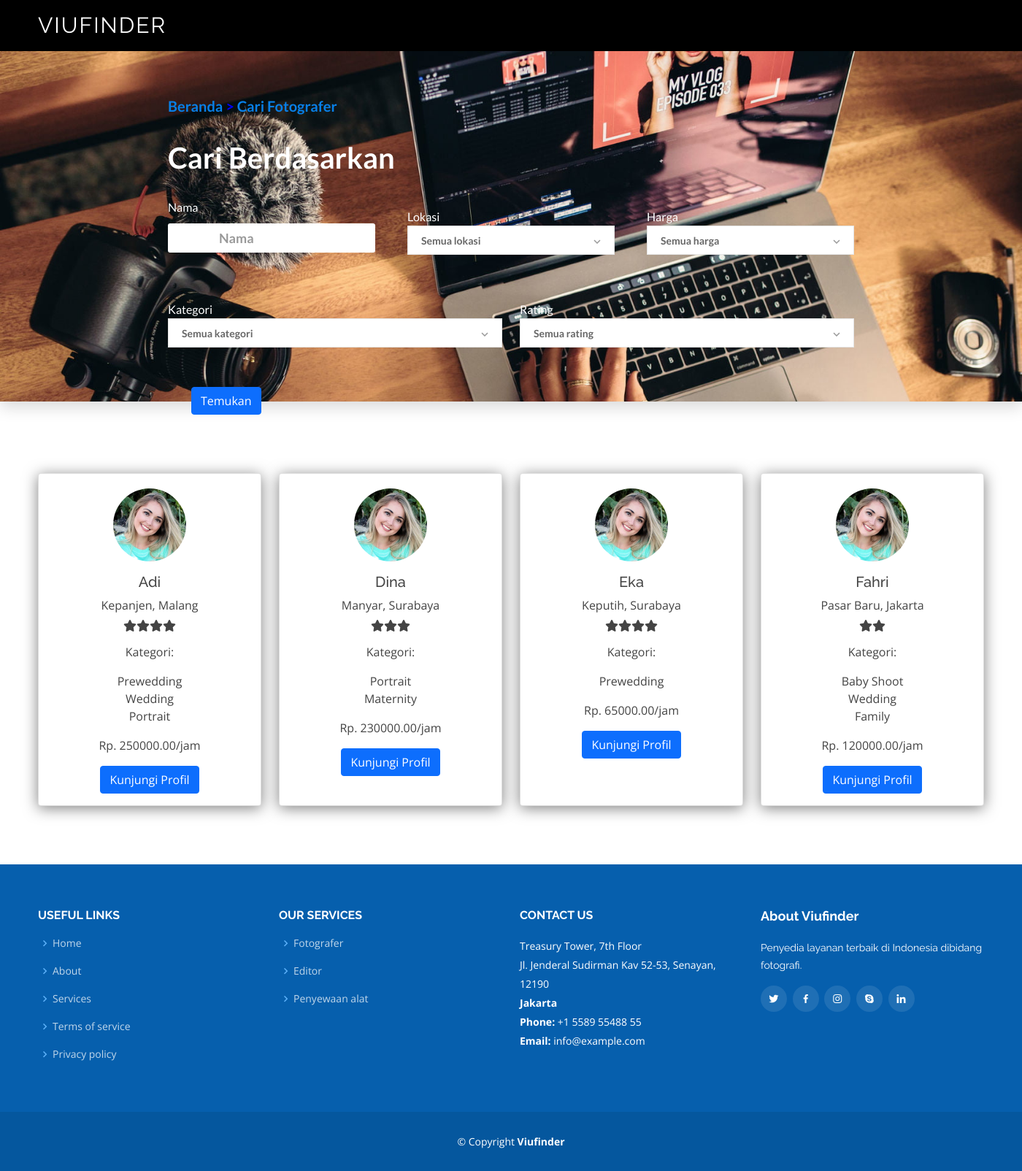
/carialat.php, run on the app's committed database.
### tables this page shows
CREATE TABLE `penyedia_jasa` (
    `pjasa_id` int(11) NOT NULL AUTO_INCREMENT,
    `pjasa_nama` varchar(100),
    `pjasa_kontak` varchar(15),
    `pjasa_alamat` varchar(1024),
    `pjasa_tempatlahir` varchar(200),
    `pjasa_tanggallahir` date,
    `pjasa_foto` mediumblob,
    `pjasa_jkel` varchar(2),
    `pjasa_email` varchar(100) NOT NULL,
    `pjasa_password` varchar(100) NOT NULL,
    `pjasa_statusaktif` varchar(100),
    PRIMARY KEY (`pjasa_id`)
);

CREATE TABLE `kategori_jasa` (
    `ktg_id` int NOT NULL AUTO_INCREMENT,
    `ktg_kategori` varchar(64),
    PRIMARY KEY (`ktg_id`)
);

### carialat.php (the view, shortened to what this page needs)
<html>
  <head>
    <link href="assets/css/main.css" rel="stylesheet" />
    <link href="https://cdn.jsdelivr.net/npm/bootstrap@5.0.2/dist/css/bootstrap.min.css" rel="stylesheet" />
    <link href="assets/vendor/animate.css/animate.min.css" rel="stylesheet" />
    <link href="assets/vendor/aos/aos.css" rel="stylesheet" />
    <link href="assets/vendor/bootstrap/css/bootstrap.min.css" rel="stylesheet" />
    <link href="assets/vendor/bootstrap-icons/bootstrap-icons.css" rel="stylesheet" />
    <link href="assets/vendor/boxicons/css/boxicons.min.css" rel="stylesheet" />
    <link href="assets/vendor/glightbox/css/glightbox.min.css" rel="stylesheet" />
    <link href="assets/vendor/remixicon/remixicon.css" rel="stylesheet" />
    <link href="assets/vendor/swiper/swiper-bundle.min.css" rel="stylesheet" />
    <link href="assets/css/style.css" rel="stylesheet">
  </head>
  <body>
    <header id="header" class="sticky-top d-flex align-items-center bg-black">
      <div class="container d-flex align-items-center justify-content-between">
        <h1 class="logo"><a href="index.php">Viufinder</a></h1>
      </div>
    </header>
    <div class="s008">
      <form>
        <div class="inner-form">
          <div class="advance-search">
            <span class="awal"><a href="index.html">Beranda</a> > <a href="carieditor.html">Cari Fotografer</a></span>
            <span class="desc">Cari Berdasarkan</span>
            <div class="row">
              <div class="input-field">
                <span>Nama</span>
                <div class="mb-3 email">
                  <input type="text" class="form-control" id="nama" aria-describedby="emailHelp" placeholder="Nama" />
                </div>
              </div>
              <div class="input-field">
                <span>Lokasi</span>
                <div class="input-select">
                  <select id="lokasi" data-trigger="" name="choices-single-defaul">
                    <option placeholder="" value="">Semua lokasi</option>
                  </select>
                </div>
              </div>
              <div class="input-field">
                <span>Harga</span>
                <div class="input-select">
                  <select id="harga" data-trigger="" name="choices-single-defaul">
                    <option placeholder="" value="">Semua harga</option>
                  </select>
                </div>
              </div>
            </div>
            <div class="row">
              <div class="col input-field">
                <span>Kategori</span>
                <div class="input-select">
                  <select id="kategori" data-trigger="" name="choices-single-defaul">
                    <option placeholder="" value="">Semua kategori</option>
                  </select>
                </div>
              </div>
              <div class="col input-field">
                <span>Rating</span>
                <div class="input-select">
                  <select id="rating" data-trigger="" name="choices-single-defaul">
                    <option placeholder="" value="">Semua rating</option>
                  </select>
                </div>
              </div>
            </div>
            <div><br></div>
          </div>
        </div>
      </form>
    </div>
    <div class="searchbutton1">
      <div class="container">
        <div class="row">
          <div class="input-field">
            <div class="group-btn">
              <button class="btn btn-primary" onclick="search()">Temukan</button>
            </div>
          </div>
        </div>
      </div>
    </div>
    <div class="foto">
      <div class="container">
        <div class="row justify-content-center">
          <div class="col lg-12 info-panel">
            <div class="row row-cols-1 row-cols-md-4 g-4">
            <?php
                include_once("database/db_connection.php");
                $name = (isset($_GET['nama'])) ? $_GET['nama'] : '';
                $category = (isset($_GET['kategori'])) ? $_GET['kategori'] : '';
                $ratingMin = (isset($_GET['minrating'])) ? $_GET['minrating'] : 0;
                $ratingMax = (isset($_GET['maxrating'])) ? $_GET['maxrating'] : 5;
                $priceMin = (isset($_GET['minharga'])) ? $_GET['minharga'] : 0;
                $priceMax = (isset($_GET['maxharga'])) ? $_GET['maxharga'] : 1000000;
                $location = (isset($_GET['lokasi'])) ? $_GET['lokasi'] : '';
                $editor = "SELECT p.pjasa_id, p.pjasa_nama, p.pjasa_alamat, p.pjasa_foto, f.*, k.* FROM penyedia_jasa AS p
                                INNER JOIN penyedia_jasa_rangkap AS r ON p.pjasa_id = r.pjasa_id
                                INNER JOIN editor as f ON r.edtr_id = f.edtr_id
                                INNER JOIN editor_kategori fk ON fk.edtr_id = f.edtr_id
                                INNER JOIN kategori_jasa k ON k.ktg_id = fk.ktg_id";
                $query = "SELECT DISTINCT(pjasa_id), pjasa_nama, pjasa_alamat, edtr_id, edtr_rating, edtr_tarif FROM ($editor) edtr
                          WHERE pjasa_nama LIKE '%$name%'
                          AND pjasa_alamat LIKE '%$location%'
                          AND edtr_rating > $ratingMin AND edtr_rating <= $ratingMax
                          AND edtr_tarif > $priceMin AND edtr_tarif <= $priceMax
                          AND ktg_kategori LIKE '%$category%'";
                $result = mysqli_query($conn, $query);
                if ($result->num_rows > 0) {
                  while($row = $result->fetch_assoc()){
                    $nama = $row['pjasa_nama'];
                    $id = $row['pjasa_id'];
                    $edtrid = $row['edtr_id'];
                    $alamat = $row['pjasa_alamat'];
                  ?>
                  <div class="col mx-auto">
                    <div class="card h-100 text-center">
                      <img src="/assets/img/blog/comments-1.jpg" width=100px height=100px class="rounded-circle mx-auto" alt="...">
                      <div class="card-body">
                        <div class="card-title">
                          <h5><?php echo $nama; ?></h5>
                          <h7><?php echo $alamat;?></h7>
                        </div>
                        <p class="card-text">
                          <?php
                            $rating = $row['edtr_rating'];
                            for ($i=0; $i < $rating; $i++) {
                              echo '<i class="fas fa-star"></i>';
                            }
                          ?>
                        </p>
                        <p>
                          <?php
                            $kategori = "SELECT ktg_kategori FROM kategori_jasa AS k
                                        INNER JOIN editor_kategori AS fk ON k.ktg_id = fk.ktg_id
                                        INNER JOIN editor AS f ON fk.edtr_id = f.edtr_id
                                        WHERE f.edtr_id = $edtrid";
                            $resultKategori = mysqli_query($conn, $kategori);
                            echo "Kategori: <br>";
                            while($rowKategori = $resultKategori->fetch_assoc()){
                              ?>
                              <div class="bd-highlight">
                                <?php echo $rowKategori['ktg_kategori']; ?>
                              </div>
                              <?php
                            }
                          ?>
                        </p>
                        <p>
                          <?php
                            $tarif = $row['edtr_tarif'];
                            echo "Rp. ".$tarif."/jam";
                          ?>
                        </p>
                        <a href="profil_sediajasa.php?id=<?php echo $id; ?>" class="btn btn-primary text-white">Kunjungi Profil</a>
                      </div>
                    </div>
                  </div>
                <?php
                  }
                } else {
                  echo "<h1>Tidak ada hasil</h1>";
                }
                ?>
            </div>
        </div>
      </div>
    </div>
    <footer id="footer">
      <div class="footer-top">
        <div class="container">
          <div class="row">
            <div class="col-lg-3 col-md-6 footer-links">
              <h4>Useful Links</h4>
              <ul>
                <li><i class="bx bx-chevron-right"></i> <a href="#home">Home</a></li>
                <li><i class="bx bx-chevron-right"></i> <a href="#about">About</a></li>
                <li><i class="bx bx-chevron-right"></i> <a href="#services">Services</a></li>
                <li><i class="bx bx-chevron-right"></i> <a href="#">Terms of service</a></li>
                <li><i class="bx bx-chevron-right"></i> <a href="#">Privacy policy</a></li>
              </ul>
            </div>
            <div class="col-lg-3 col-md-6 footer-links">
              <h4>Our Services</h4>
              <ul>
                <li><i class="bx bx-chevron-right"></i> <a href="#services">Fotografer</a></li>
                <li><i class="bx bx-chevron-right"></i> <a href="#services">Editor</a></li>
                <li><i class="bx bx-chevron-right"></i> <a href="#services">Penyewaan alat</a></li>
              </ul>
            </div>
            <div class="col-lg-3 col-md-6 footer-contact">
              <h4>Contact Us</h4>
              <p>
                Treasury Tower, 7th Floor<br>
                Jl. Jenderal Sudirman Kav 52-53, Senayan, 12190<br>
                <strong>Jakarta</strong><br>
                <strong>Phone:</strong> +1 5589 55488 55<br>
                <strong>Email:</strong> info@example.com<br>
              </p>
            </div>
            <div class="col-lg-3 col-md-6 footer-info">
              <h3>About Viufinder</h3>
              <p>Penyedia layanan terbaik di Indonesia dibidang fotografi.</p>
              <div class="social-links mt-3">
                <a href="#" class="twitter"><i class="bx bxl-twitter"></i></a>
                <a href="#" class="facebook"><i class="bx bxl-facebook"></i></a>
                <a href="#" class="instagram"><i class="bx bxl-instagram"></i></a>
                <a href="#" class="google-plus"><i class="bx bxl-skype"></i></a>
                <a href="#" class="linkedin"><i class="bx bxl-linkedin"></i></a>
              </div>
            </div>
          </div>
        </div>
      </div>
      <div class="container">
        <div class="copyright">
          &copy; Copyright <strong><span>Viufinder</span></strong>
        </div>
      </div>
    </footer>
  </body>
</html>

### assets/css/style.css (style rules this page uses)
body { font-family: "Open Sans", sans-serif; color: #444444; }
a { text-decoration: none; color: #0880e8; }
h1, h2, h3, h4, h5, h6 { font-family: "Raleway", sans-serif; }
#header { background: rgba(0, 0, 0, 0.1); transition: all 0.5s; z-index: 997; height: 70px; }
#header .logo { font-size: 30px; margin: 0; padding: 0; line-height: 1; font-weight: 400; letter-spacing: 2px; text-transform: uppercase; }
#header .logo a { color: #fff; }
#footer { background: #05579e; padding: 0 0 30px 0; color: #fff; font-size: 14px; }
#footer .footer-top { background: #065fad; padding: 60px 0 30px 0; }
#footer .footer-top .footer-info { margin-bottom: 30px; }
#footer .footer-top .footer-info h3 { font-size: 18px; margin: 0 0 20px 0; padding: 2px 0 2px 0; line-height: 1; font-weight: 700; }
#footer .footer-top .footer-info p { font-size: 14px; line-height: 24px; margin-bottom: 0; font-family: "Raleway", sans-serif; color: #fff; }
#footer .footer-top .social-links a { font-size: 16px; display: inline-block; background: rgba(255, 255, 255, 0.1); color: #fff; line-height: 1; padding: 10px 0; margin-right: 4px; border-radius: 50%; text-align: center; width: 36px; height: 36px; transition: 0.3s; }
#footer .footer-top h4 { font-size: 16px; font-weight: bold; color: #fff; text-transform: uppercase; position: relative; padding-bottom: 12px; }
#footer .footer-top .footer-links { margin-bottom: 30px; }
#footer .footer-top .footer-links ul { list-style: none; padding: 0; margin: 0; }
#footer .footer-top .footer-links ul i { padding-right: 2px; color: #5db1f9; font-size: 18px; line-height: 1; }
#footer .footer-top .footer-links ul li { padding: 10px 0; display: flex; align-items: center; }
#footer .footer-top .footer-links ul li:first-child { padding-top: 0; }
#footer .footer-top .footer-links ul a { color: rgba(255, 255, 255, 0.75); transition: 0.3s; display: inline-block; line-height: 1; }
#footer .footer-top .footer-contact { margin-bottom: 30px; }
#footer .footer-top .footer-contact p { line-height: 26px; }
#footer .copyright { text-align: center; padding-top: 30px; }

### data on the page
penyedia_jasa: pjasa_nama "Adi", pjasa_alamat "Kepanjen, Malang", tarif "250000.00"
kategori_jasa: ktg_kategori "Prewedding"
kategori_jasa: ktg_kategori "Wedding"
kategori_jasa: ktg_kategori "Portrait"
penyedia_jasa: pjasa_nama "Dina", pjasa_alamat "Manyar, Surabaya", tarif "230000.00"
kategori_jasa: ktg_kategori "Maternity"
penyedia_jasa: pjasa_nama "Eka", pjasa_alamat "Keputih, Surabaya", tarif "65000.00"
penyedia_jasa: pjasa_nama "Fahri", pjasa_alamat "Pasar Baru, Jakarta", tarif "120000.00"
kategori_jasa: ktg_kategori "Baby Shoot"
kategori_jasa: ktg_kategori "Family"
